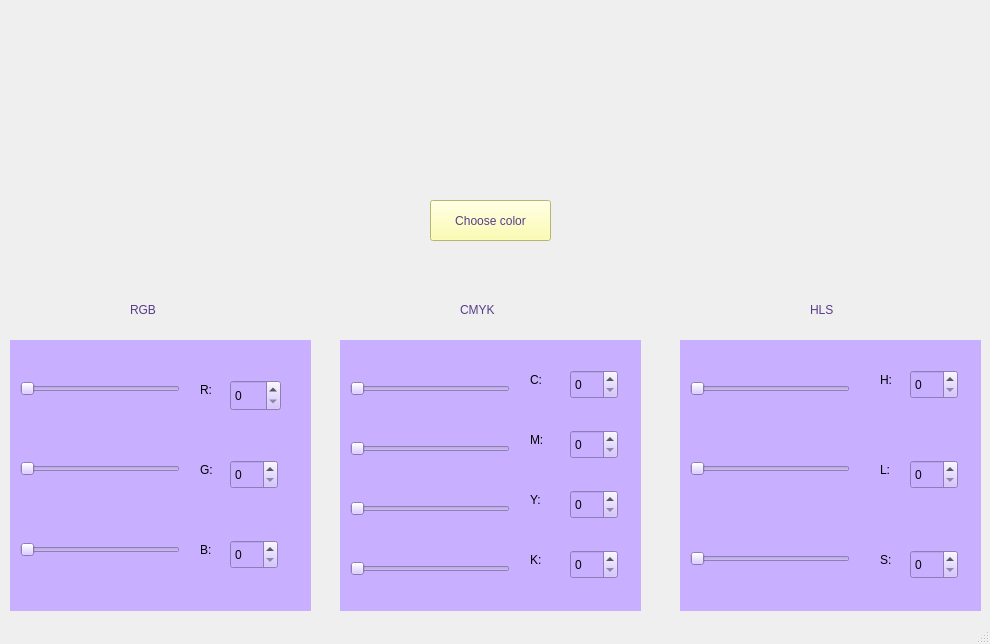
<?xml version="1.0" encoding="UTF-8"?>
<ui version="4.0">
 <class>MainWindow</class>
 <widget class="QMainWindow" name="MainWindow">
  <property name="geometry">
   <rect>
    <x>0</x>
    <y>0</y>
    <width>990</width>
    <height>644</height>
   </rect>
  </property>
  <property name="windowTitle">
   <string>Цветовые модели</string>
  </property>
  <widget class="QWidget" name="centralwidget">
   <widget class="QWidget" name="widget_2" native="true">
    <property name="geometry">
     <rect>
      <x>10</x>
      <y>340</y>
      <width>301</width>
      <height>271</height>
     </rect>
    </property>
    <property name="styleSheet">
     <string notr="true">background-color: rgb(200, 175, 255);
</string>
    </property>
    <widget class="QSlider" name="horizontalSlider">
     <property name="geometry">
      <rect>
       <x>10</x>
       <y>40</y>
       <width>160</width>
       <height>18</height>
      </rect>
     </property>
     <property name="maximum">
      <number>255</number>
     </property>
     <property name="orientation">
      <enum>Qt::Horizontal</enum>
     </property>
     <property name="tickInterval">
      <number>0</number>
     </property>
    </widget>
    <widget class="QSlider" name="horizontalSlider_2">
     <property name="geometry">
      <rect>
       <x>10</x>
       <y>120</y>
       <width>160</width>
       <height>18</height>
      </rect>
     </property>
     <property name="maximum">
      <number>255</number>
     </property>
     <property name="orientation">
      <enum>Qt::Horizontal</enum>
     </property>
    </widget>
    <widget class="QSlider" name="horizontalSlider_3">
     <property name="geometry">
      <rect>
       <x>10</x>
       <y>200</y>
       <width>160</width>
       <height>20</height>
      </rect>
     </property>
     <property name="maximum">
      <number>255</number>
     </property>
     <property name="orientation">
      <enum>Qt::Horizontal</enum>
     </property>
    </widget>
    <widget class="QLabel" name="label_4">
     <property name="geometry">
      <rect>
       <x>190</x>
       <y>40</y>
       <width>21</width>
       <height>20</height>
      </rect>
     </property>
     <property name="styleSheet">
      <string notr="true">color: rgb(0, 0, 0);</string>
     </property>
     <property name="text">
      <string>R:</string>
     </property>
    </widget>
    <widget class="QLabel" name="label_5">
     <property name="geometry">
      <rect>
       <x>190</x>
       <y>120</y>
       <width>31</width>
       <height>20</height>
      </rect>
     </property>
     <property name="styleSheet">
      <string notr="true">color: rgb(0, 0, 0);</string>
     </property>
     <property name="text">
      <string>G:</string>
     </property>
    </widget>
    <widget class="QSpinBox" name="spinBox_2">
     <property name="geometry">
      <rect>
       <x>220</x>
       <y>120</y>
       <width>48</width>
       <height>29</height>
      </rect>
     </property>
     <property name="styleSheet">
      <string notr="true">color: rgb(0, 0, 0);</string>
     </property>
     <property name="maximum">
      <number>255</number>
     </property>
    </widget>
    <widget class="QLabel" name="label_6">
     <property name="geometry">
      <rect>
       <x>190</x>
       <y>200</y>
       <width>21</width>
       <height>20</height>
      </rect>
     </property>
     <property name="styleSheet">
      <string notr="true">color: rgb(0, 0, 0);</string>
     </property>
     <property name="text">
      <string>B:</string>
     </property>
    </widget>
    <widget class="QSpinBox" name="spinBox_3">
     <property name="geometry">
      <rect>
       <x>220</x>
       <y>200</y>
       <width>48</width>
       <height>29</height>
      </rect>
     </property>
     <property name="styleSheet">
      <string notr="true">color: rgb(0, 0, 0);</string>
     </property>
     <property name="maximum">
      <number>255</number>
     </property>
    </widget>
    <widget class="QSpinBox" name="spinBox">
     <property name="geometry">
      <rect>
       <x>220</x>
       <y>40</y>
       <width>51</width>
       <height>31</height>
      </rect>
     </property>
     <property name="styleSheet">
      <string notr="true">color: rgb(0, 0, 0);</string>
     </property>
     <property name="maximum">
      <number>255</number>
     </property>
    </widget>
   </widget>
   <widget class="QWidget" name="widget_3" native="true">
    <property name="geometry">
     <rect>
      <x>340</x>
      <y>340</y>
      <width>301</width>
      <height>271</height>
     </rect>
    </property>
    <property name="styleSheet">
     <string notr="true">background-color: rgb(200, 175, 255);
</string>
    </property>
    <widget class="QSlider" name="horizontalSlider_4">
     <property name="geometry">
      <rect>
       <x>10</x>
       <y>40</y>
       <width>160</width>
       <height>18</height>
      </rect>
     </property>
     <property name="maximum">
      <number>255</number>
     </property>
     <property name="orientation">
      <enum>Qt::Horizontal</enum>
     </property>
    </widget>
    <widget class="QSlider" name="horizontalSlider_5">
     <property name="geometry">
      <rect>
       <x>10</x>
       <y>100</y>
       <width>160</width>
       <height>18</height>
      </rect>
     </property>
     <property name="maximum">
      <number>255</number>
     </property>
     <property name="orientation">
      <enum>Qt::Horizontal</enum>
     </property>
    </widget>
    <widget class="QSlider" name="horizontalSlider_6">
     <property name="geometry">
      <rect>
       <x>10</x>
       <y>160</y>
       <width>160</width>
       <height>18</height>
      </rect>
     </property>
     <property name="maximum">
      <number>255</number>
     </property>
     <property name="orientation">
      <enum>Qt::Horizontal</enum>
     </property>
    </widget>
    <widget class="QSlider" name="horizontalSlider_7">
     <property name="geometry">
      <rect>
       <x>10</x>
       <y>220</y>
       <width>160</width>
       <height>18</height>
      </rect>
     </property>
     <property name="maximum">
      <number>255</number>
     </property>
     <property name="orientation">
      <enum>Qt::Horizontal</enum>
     </property>
    </widget>
    <widget class="QLabel" name="label_7">
     <property name="geometry">
      <rect>
       <x>190</x>
       <y>30</y>
       <width>21</width>
       <height>20</height>
      </rect>
     </property>
     <property name="styleSheet">
      <string notr="true">color: rgb(0, 0, 0);</string>
     </property>
     <property name="text">
      <string>C:</string>
     </property>
    </widget>
    <widget class="QLabel" name="label_8">
     <property name="geometry">
      <rect>
       <x>190</x>
       <y>90</y>
       <width>31</width>
       <height>20</height>
      </rect>
     </property>
     <property name="styleSheet">
      <string notr="true">color: rgb(0, 0, 0);</string>
     </property>
     <property name="text">
      <string>M:</string>
     </property>
    </widget>
    <widget class="QLabel" name="label_9">
     <property name="geometry">
      <rect>
       <x>190</x>
       <y>150</y>
       <width>31</width>
       <height>20</height>
      </rect>
     </property>
     <property name="styleSheet">
      <string notr="true">color: rgb(0, 0, 0);</string>
     </property>
     <property name="text">
      <string>Y:</string>
     </property>
    </widget>
    <widget class="QLabel" name="label_10">
     <property name="geometry">
      <rect>
       <x>190</x>
       <y>210</y>
       <width>21</width>
       <height>20</height>
      </rect>
     </property>
     <property name="styleSheet">
      <string notr="true">color: rgb(0, 0, 0);</string>
     </property>
     <property name="text">
      <string>K:</string>
     </property>
    </widget>
    <widget class="QSpinBox" name="spinBox_5">
     <property name="geometry">
      <rect>
       <x>230</x>
       <y>90</y>
       <width>48</width>
       <height>29</height>
      </rect>
     </property>
     <property name="styleSheet">
      <string notr="true">color: rgb(0, 0, 0);</string>
     </property>
     <property name="maximum">
      <number>255</number>
     </property>
    </widget>
    <widget class="QSpinBox" name="spinBox_6">
     <property name="geometry">
      <rect>
       <x>230</x>
       <y>150</y>
       <width>48</width>
       <height>29</height>
      </rect>
     </property>
     <property name="styleSheet">
      <string notr="true">color: rgb(0, 0, 0);</string>
     </property>
     <property name="maximum">
      <number>255</number>
     </property>
    </widget>
    <widget class="QSpinBox" name="spinBox_7">
     <property name="geometry">
      <rect>
       <x>230</x>
       <y>210</y>
       <width>48</width>
       <height>29</height>
      </rect>
     </property>
     <property name="styleSheet">
      <string notr="true">color: rgb(0, 0, 0);</string>
     </property>
     <property name="maximum">
      <number>255</number>
     </property>
    </widget>
    <widget class="QSpinBox" name="spinBox_4">
     <property name="geometry">
      <rect>
       <x>230</x>
       <y>30</y>
       <width>48</width>
       <height>29</height>
      </rect>
     </property>
     <property name="styleSheet">
      <string notr="true">color: rgb(0, 0, 0);</string>
     </property>
     <property name="maximum">
      <number>255</number>
     </property>
    </widget>
   </widget>
   <widget class="QWidget" name="widget_4" native="true">
    <property name="geometry">
     <rect>
      <x>680</x>
      <y>340</y>
      <width>301</width>
      <height>271</height>
     </rect>
    </property>
    <property name="styleSheet">
     <string notr="true">background-color: rgb(200, 175, 255);
</string>
    </property>
    <widget class="QSlider" name="horizontalSlider_8">
     <property name="geometry">
      <rect>
       <x>10</x>
       <y>40</y>
       <width>160</width>
       <height>18</height>
      </rect>
     </property>
     <property name="maximum">
      <number>359</number>
     </property>
     <property name="orientation">
      <enum>Qt::Horizontal</enum>
     </property>
    </widget>
    <widget class="QSlider" name="horizontalSlider_9">
     <property name="geometry">
      <rect>
       <x>10</x>
       <y>120</y>
       <width>160</width>
       <height>18</height>
      </rect>
     </property>
     <property name="maximum">
      <number>255</number>
     </property>
     <property name="orientation">
      <enum>Qt::Horizontal</enum>
     </property>
    </widget>
    <widget class="QSlider" name="horizontalSlider_10">
     <property name="geometry">
      <rect>
       <x>10</x>
       <y>210</y>
       <width>160</width>
       <height>18</height>
      </rect>
     </property>
     <property name="maximum">
      <number>255</number>
     </property>
     <property name="orientation">
      <enum>Qt::Horizontal</enum>
     </property>
    </widget>
    <widget class="QLabel" name="label_11">
     <property name="geometry">
      <rect>
       <x>200</x>
       <y>30</y>
       <width>31</width>
       <height>20</height>
      </rect>
     </property>
     <property name="styleSheet">
      <string notr="true">color: rgb(0, 0, 0);</string>
     </property>
     <property name="text">
      <string>H:</string>
     </property>
    </widget>
    <widget class="QLabel" name="label_12">
     <property name="geometry">
      <rect>
       <x>200</x>
       <y>120</y>
       <width>31</width>
       <height>20</height>
      </rect>
     </property>
     <property name="styleSheet">
      <string notr="true">color: rgb(0, 0, 0);</string>
     </property>
     <property name="text">
      <string>L:</string>
     </property>
    </widget>
    <widget class="QLabel" name="label_13">
     <property name="geometry">
      <rect>
       <x>200</x>
       <y>210</y>
       <width>31</width>
       <height>20</height>
      </rect>
     </property>
     <property name="styleSheet">
      <string notr="true">color: rgb(0, 0, 0);</string>
     </property>
     <property name="text">
      <string>S:</string>
     </property>
    </widget>
    <widget class="QSpinBox" name="spinBox_8">
     <property name="geometry">
      <rect>
       <x>230</x>
       <y>30</y>
       <width>48</width>
       <height>29</height>
      </rect>
     </property>
     <property name="styleSheet">
      <string notr="true">color: rgb(0, 0, 0);</string>
     </property>
     <property name="maximum">
      <number>359</number>
     </property>
    </widget>
    <widget class="QSpinBox" name="spinBox_9">
     <property name="geometry">
      <rect>
       <x>230</x>
       <y>120</y>
       <width>48</width>
       <height>29</height>
      </rect>
     </property>
     <property name="styleSheet">
      <string notr="true">color: rgb(0, 0, 0);</string>
     </property>
     <property name="maximum">
      <number>255</number>
     </property>
    </widget>
    <widget class="QSpinBox" name="spinBox_10">
     <property name="geometry">
      <rect>
       <x>230</x>
       <y>210</y>
       <width>48</width>
       <height>29</height>
      </rect>
     </property>
     <property name="styleSheet">
      <string notr="true">color: rgb(0, 0, 0);</string>
     </property>
     <property name="maximum">
      <number>255</number>
     </property>
    </widget>
   </widget>
   <widget class="QLabel" name="label">
    <property name="geometry">
     <rect>
      <x>130</x>
      <y>300</y>
      <width>61</width>
      <height>20</height>
     </rect>
    </property>
    <property name="styleSheet">
     <string notr="true">color: rgb(88, 61, 136);
font: 900 11pt &quot;Arial Black&quot;;</string>
    </property>
    <property name="text">
     <string>RGB</string>
    </property>
   </widget>
   <widget class="QLabel" name="label_2">
    <property name="geometry">
     <rect>
      <x>460</x>
      <y>300</y>
      <width>63</width>
      <height>20</height>
     </rect>
    </property>
    <property name="styleSheet">
     <string notr="true">color: rgb(88, 61, 136);
font: 900 11pt &quot;Arial Black&quot;;</string>
    </property>
    <property name="text">
     <string>CMYK</string>
    </property>
   </widget>
   <widget class="QLabel" name="label_3">
    <property name="geometry">
     <rect>
      <x>810</x>
      <y>300</y>
      <width>63</width>
      <height>20</height>
     </rect>
    </property>
    <property name="styleSheet">
     <string notr="true">color: rgb(88, 61, 136);
font: 900 11pt &quot;Arial Black&quot;;</string>
    </property>
    <property name="text">
     <string>HLS</string>
    </property>
   </widget>
   <widget class="QPushButton" name="pushButton">
    <property name="geometry">
     <rect>
      <x>430</x>
      <y>200</y>
      <width>121</width>
      <height>41</height>
     </rect>
    </property>
    <property name="styleSheet">
     <string notr="true">background-color: rgb(255, 255, 155);
font: 700 9pt &quot;Segoe UI&quot;;
color: rgb(88, 61, 136);</string>
    </property>
    <property name="text">
     <string>Choose color</string>
    </property>
   </widget>
   <widget class="QWidget" name="widget" native="true">
    <property name="geometry">
     <rect>
      <x>330</x>
      <y>20</y>
      <width>321</width>
      <height>159</height>
     </rect>
    </property>
    <property name="sizePolicy">
     <sizepolicy hsizetype="Maximum" vsizetype="Maximum">
      <horstretch>0</horstretch>
      <verstretch>0</verstretch>
     </sizepolicy>
    </property>
    <property name="maximumSize">
     <size>
      <width>1000</width>
      <height>1000</height>
     </size>
    </property>
    <property name="autoFillBackground">
     <bool>false</bool>
    </property>
    <property name="styleSheet">
     <string notr="true"/>
    </property>
   </widget>
  </widget>
  <widget class="QStatusBar" name="statusbar"/>
  <widget class="QMenuBar" name="menubar">
   <property name="geometry">
    <rect>
     <x>0</x>
     <y>0</y>
     <width>990</width>
     <height>25</height>
    </rect>
   </property>
  </widget>
 </widget>
 <resources/>
 <connections/>
</ui>
